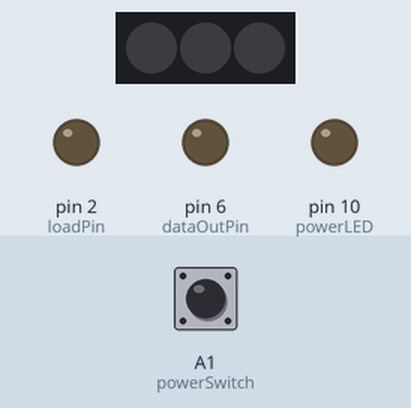
Bench run of a sketch on a simulated Arduino Nano, built with avr-gcc and run on an emulated ATmega328P. On the bench: 3 RGB LEDs in strip order, left to right, output pins drawn as LEDs (lit = HIGH). Inputs (shaded band) come from the test bench; at power-on: A1 (powerSwitch) HIGH. Pins used as bus, display or sensor lines are not drawn; what the sketch prints to the serial monitor is not drawn.

Above: at 1.2 s.
1.3 s: A1 (powerSwitch) pulled LOW for 3.2 s
At 4.1 s:
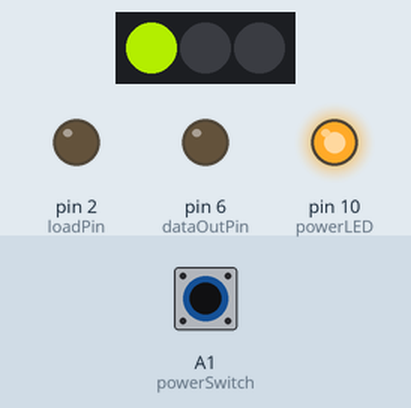
At 14.1 s:
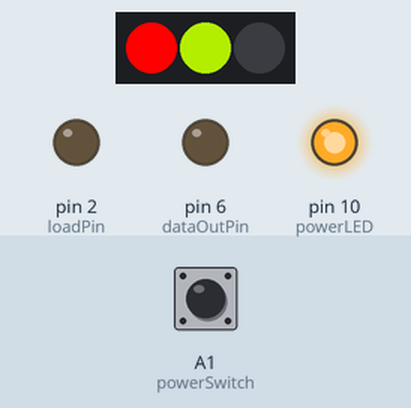
Timing chart, 0 to 15.7 s (numbered marks = the images above; inputs shaded):
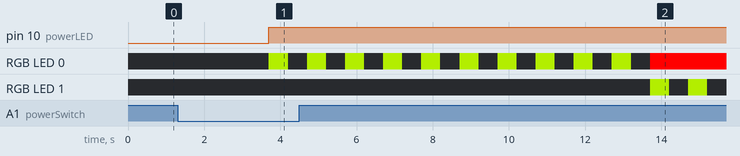

The sketch:

NASA-CHAPEA-WeaRadTower.ino
```cpp
/*
 * GRATUITOUS SETS LABORATORIES
 * Dallas, TX, USA
 *
 * NASA CHAPEA TROM (Trash Recepticle On Mars)
 * Johnson Space Center, TX, USA
 * 28 July 2022
 *
 * MABOB I (1.0) architecture
 */

//============== DEFINITIONS & DECLAIRATIONS =================//

//-------------- LIBRARIES -----------------------------------//
/* Call all function libraries required by the sketch.
 */

  #include <Adafruit_NeoPixel.h>  // WS2812 (NeoPixel) addressable LEDs


//-------------- SETTINGS & GLOBAL CONSTANTS -----------------//
/* Define constraits used by various functions.
 * Variables using '#define' are defined by hardware, and should be left alone.
 * Variables using 'const' can be changed to tune the puzzle.
 */
  const String myNameIs = "NASA-CHAPEA-WeRadTower: 28 Jul 2022";    // nametag for Serial monitor setup

  #define numLEDs 3                                           // single pixel for the spaceKey
  const int bright = 255;                                     // relative brightness of the Key's neoPixel (0-255)

//-------------- PIN DEFINITIONS  ----------------------------//
/* Most of the I/O pins on the Arduino Nano are hard-wired to various components on the MABOB.
 * Pins not used for their standard fuction have header pins for alternate uses.
 */
//.............. Digital Pins ................................//
  #define loadPin     2           // parallel connection to all 74HC165 PISO shift registers, pin 1
  #define dataInPin   3           // serial connection to nearest 74HC165 PISO shift register, pin 9
  #define latchPin    4           // parallel connection to all 74HC595 SIPO shift registers, pin 12
  #define neoPixelPin 5           // data line to WS2812 (NeoPixel) via 470R resistor
  #define dataOutPin  6           // serial connection to nearest 74HC595 SIPO shift register, pin 14
  #define clockPin    7           // parallel connection to all shift registers (74HC165 pin 2 / 74HC595 pin 11)
  #define powerLED    10
  #define powerSwitch A1

//-------------- HARDWARE PARAMETERS -------------------------//

  Adafruit_NeoPixel statusLED = Adafruit_NeoPixel(
    numLEDs, neoPixelPin, NEO_GRB + NEO_KHZ800
    );                                                        // neoPixel object name, # of pixels, signal pin, type

//-------------- GLOBAL VARIABLES ----------------------------//
/* Decrlare variables used by various functions.
 */
  bool powerPress;
  bool powerOn;
  bool powerOld;
  byte gameStage;
  byte blueFlash;


//============================================================//
//============== SETUP =======================================//
//============================================================//

void setup() {

//-------------- SERIAL MONITOR ------------------------------//

  Serial.begin(19200);                                        // !! Serial monitor must be set to 19200 baud to read feedback !!
  Serial.println();
  Serial.println("Setup initialized.");
  Serial.println(myNameIs);

//-------------- PINMODES ------------------------------------//

//.............. Shift Registers .............................//
  pinMode (clockPin, OUTPUT);
  pinMode (loadPin, OUTPUT);
  pinMode (dataInPin, INPUT);
  pinMode (latchPin, OUTPUT);
  pinMode (dataOutPin, OUTPUT);
//.............. Other Pin Modes .............................//
  pinMode (powerSwitch, INPUT_PULLUP);
  pinMode (powerLED, OUTPUT);

//-------------- NPX -----------------------------------------//

  statusLED.begin();
  statusLED.setBrightness(bright);
  statusLED.show();

//-------------- HARDWARE SETUP -------------------------------//

  statusLED.begin();
  statusLED.setBrightness(bright);
  for (int p=0; p<numLEDs; p++){
    statusLED.setPixelColor(p,0);
  }
  statusLED.show();

//-------------- A/V FEEDBACK --------------------------------//

  Serial.println("Setup complete.");
  Serial.println();

}

//============================================================//
//============== LOOP ========================================//
//============================================================//

void loop() {

//-------------- POWER ---------------------------------------//

  powerPress = digitalRead(powerSwitch);
  int holdTime = 0;
  while (!powerPress){
    holdTime++;
    if (holdTime >= 25){
      if (!powerOn){
        powerOn = true;
        digitalWrite(powerLED,HIGH);
      }
      else{
        powerOn = false;
        digitalWrite(powerLED,LOW);
      }
//      digitalWrite(powerLED,powerOn);
      break;
    }
    delay(100);
    powerPress = digitalRead(powerSwitch);
  }

//----------

  if (powerOn && !powerOld){
    runSeq();
  }

  if (powerOn){
    sendLightByte(255);
  }

  if (!powerOn){
    for (int p=0; p<numLEDs; p++){
      statusLED.setPixelColor(p,0);
    }
    statusLED.show();
    sendLightByte(0);
  }

/*
  if (!powerOn){
    for (int p=0; p<numLEDs; p++){
      statusLED.setPixelColor(p,0);
    }
    statusLED.show();
    sendLightByte(0);
  }

  else sendLightByte(255);
*/
  dbts();
  cycleReset();

}

//==

void runSeq(){
  if (powerOn){
    for (int p=0; p<numLEDs; p++){
      for (int b=0; b<10; b++){
        statusLED.setPixelColor(p,150,200,0);
        statusLED.show();
        delay(500);
        statusLED.setPixelColor(p,0);
        statusLED.show();
        delay(500);
      }
      statusLED.setPixelColor(p,255,0,0);
      statusLED.show();
    }
  }
}
```

01_inputs.ino
```cpp
/*
 *
 */
//-------------- READ PSIO REGISTER INPUTS -------------------//
/*
 * Read the designated PISO shift registers.
 * Registers are zero-indexed, so begin with 0 for the register nearest to the Arduino.
 */
/*
void readRegisters(int fReg, int lReg){

  pulsePin(latchPin,10);                                      // rend a rising edge signal to load the current data into the registers

  for (int dumpReg = 0; dumpReg < fReg; dumpReg++){           // for each register before the first one called for...
    for (int dumpBit = 0; dumpBit < 8; dumpBit++){            // for each bit in that register's byte...
      pulsePin(clockPin,10);                                  // pulse the clock pin to skip that bit
    }
  }
  for (int readReg = fReg; readReg < lReg+1; readReg++){      // for each requested register...
    for (int pos = 0; pos < 8; pos++){                        // for each bit in that register's byte...
      bool val = digitalRead(dataInPin);                      // read the bit's value from the input pin
      bitWrite(regByteNew[readReg], pos, val);                // write it to the approriate position in the appropriate byte
      pulsePin(clockPin,10);                                  // pulse the clock pin to advance the next bit
    }
  }
}

//==
/*
 * Rising edge
 */
void pulsePin(int pinName, int pulseTime){
  digitalWrite(pinName, LOW);
  delayMicroseconds(pulseTime);
  digitalWrite(pinName, HIGH);
  delayMicroseconds(pulseTime);
}

//==

void sendLightByte(byte lightByte){
//  for (int dump = 0; dump < 8; dump++){
//    pulsePin(clockPin,10);
//  }
  for (int pos=0; pos<8; pos++){
    bool bitVal = bitRead(lightByte, pos);
    digitalWrite(dataOutPin, bitVal);
    pulsePin(clockPin,10);
  }
  pulsePin(latchPin,10);
}
```

90_DBTS.ino
```cpp
void dbts(){

  Serial.println(powerOn);

}
```

99_cycleRST.ino
```cpp
void cycleReset(){

  powerOld = powerOn;

}
```

Measured:
- after the input at 1.3 s, pin 10 (powerLED): LOW → HIGH after 2.4 s; RGB LED 0: off → RGB(150, 200, 0) after 2.4 s, then repeats every 1.0 s: off 0.50 s, RGB(150, 200, 0) 0.50 s, until it stays RGB(255, 0, 0) from 13.7 s; RGB LED 1: alternates RGB(150, 200, 0) for 0.50 s and off for 0.50 s, starting after 12.4 s
